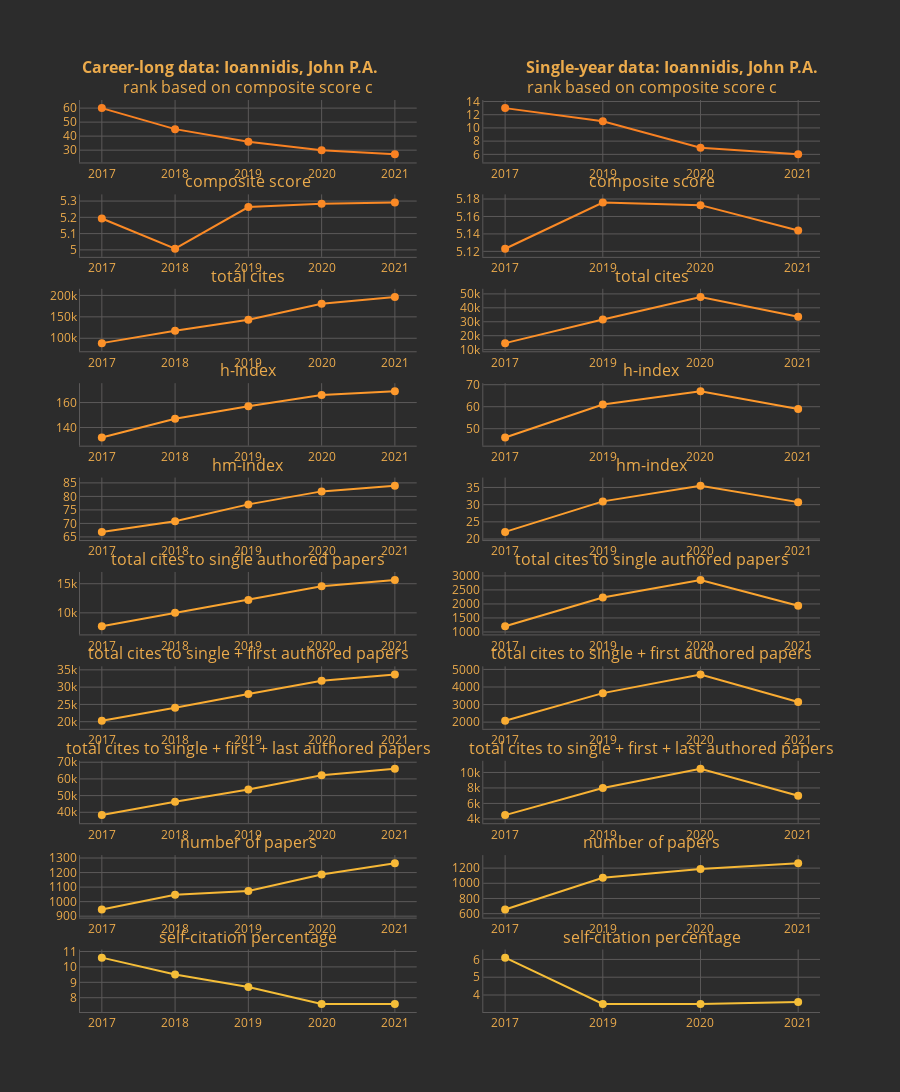

Here is the notebook cell this chart was saved with:
### Code cell
#| label: fig3cell
from Dash_client import TwoPercentersClient
import plotly.io as pio
pio.renderers.default = "plotly_mimetype"
client = TwoPercentersClient()
client.interactive_author_vs_career_plot()

### Figure 1 — Plotly figure (JSON) as saved in the notebook; plotly's stock layout.template omitted (floating-point values rounded to 4 significant figures)
{"data": [{"hovertemplate": "Year: %{x}<br>Value: %{y}<extra></extra>", "line": {"color": "rgb(249, 129, 34)", "width": 2}, "marker": {"color": "rgb(249, 129, 34)", "size": 8}, "mode": "lines+markers", "name": "Career_rank", "showlegend": false, "type": "scatter", "x": ["2017", "2018", "2019", "2020", "2021"], "xaxis": "x", "y": [60.0, 45.0, 36.0, 30.0, 27.0], "yaxis": "y"}, {"hovertemplate": "Year: %{x}<br>Value: %{y}<extra></extra>", "line": {"color": "rgb(249, 129, 34)", "width": 2}, "marker": {"color": "rgb(249, 129, 34)", "size": 8}, "mode": "lines+markers", "name": "SingleYear_rank", "showlegend": false, "type": "scatter", "x": ["2017", "2019", "2020", "2021"], "xaxis": "x2", "y": [13.0, 11.0, 7.0, 6.0], "yaxis": "y2"}, {"hovertemplate": "Year: %{x}<br>Value: %{y}<extra></extra>", "line": {"color": "rgb(250, 137, 37)", "width": 2}, "marker": {"color": "rgb(250, 137, 37)", "size": 8}, "mode": "lines+markers", "name": "Career_c", "showlegend": false, "type": "scatter", "x": ["2017", "2018", "2019", "2020", "2021"], "xaxis": "x3", "y": [5.193, 5.007, 5.263, 5.283, 5.291], "yaxis": "y3"}, {"hovertemplate": "Year: %{x}<br>Value: %{y}<extra></extra>", "line": {"color": "rgb(250, 137, 37)", "width": 2}, "marker": {"color": "rgb(250, 137, 37)", "size": 8}, "mode": "lines+markers", "name": "SingleYear_c", "showlegend": false, "type": "scatter", "x": ["2017", "2019", "2020", "2021"], "xaxis": "x4", "y": [5.123, 5.176, 5.173, 5.144], "yaxis": "y4"}, {"hovertemplate": "Year: %{x}<br>Value: %{y}<extra></extra>", "line": {"color": "rgb(252, 145, 41)", "width": 2}, "marker": {"color": "rgb(252, 145, 41)", "size": 8}, "mode": "lines+markers", "name": "Career_nc", "showlegend": false, "type": "scatter", "x": ["2017", "2018", "2019", "2020", "2021"], "xaxis": "x5", "y": [88630.0, 117500.0, 143000.0, 180700.0, 196500.0], "yaxis": "y5"}, {"hovertemplate": "Year: %{x}<br>Value: %{y}<extra></extra>", "line": {"color": "rgb(252, 145, 41)", "width": 2}, "marker": {"color": "rgb(252, 145, 41)", "size": 8}, "mode": "lines+markers", "name": "SingleYear_nc", "showlegend": false, "type": "scatter", "x": ["2017", "2019", "2020", "2021"], "xaxis": "x6", "y": [14660.0, 31640.0, 47830.0, 33660.0], "yaxis": "y6"}, {"hovertemplate": "Year: %{x}<br>Value: %{y}<extra></extra>", "line": {"color": "rgb(254, 153, 44)", "width": 2}, "marker": {"color": "rgb(254, 153, 44)", "size": 8}, "mode": "lines+markers", "name": "Career_h", "showlegend": false, "type": "scatter", "x": ["2017", "2018", "2019", "2020", "2021"], "xaxis": "x7", "y": [132.0, 147.0, 157.0, 166.0, 169.0], "yaxis": "y7"}, {"hovertemplate": "Year: %{x}<br>Value: %{y}<extra></extra>", "line": {"color": "rgb(254, 153, 44)", "width": 2}, "marker": {"color": "rgb(254, 153, 44)", "size": 8}, "mode": "lines+markers", "name": "SingleYear_h", "showlegend": false, "type": "scatter", "x": ["2017", "2019", "2020", "2021"], "xaxis": "x8", "y": [46.0, 61.0, 67.0, 59.0], "yaxis": "y8"}, {"hovertemplate": "Year: %{x}<br>Value: %{y}<extra></extra>", "line": {"color": "rgb(253, 159, 46)", "width": 2}, "marker": {"color": "rgb(253, 159, 46)", "size": 8}, "mode": "lines+markers", "name": "Career_hm", "showlegend": false, "type": "scatter", "x": ["2017", "2018", "2019", "2020", "2021"], "xaxis": "x9", "y": [66.85, 70.83, 77.04, 81.86, 83.96], "yaxis": "y9"}, {"hovertemplate": "Year: %{x}<br>Value: %{y}<extra></extra>", "line": {"color": "rgb(253, 159, 46)", "width": 2}, "marker": {"color": "rgb(253, 159, 46)", "size": 8}, "mode": "lines+markers", "name": "SingleYear_hm", "showlegend": false, "type": "scatter", "x": ["2017", "2019", "2020", "2021"], "xaxis": "x10", "y": [22.07, 30.95, 35.51, 30.73], "yaxis": "y10"}, {"hovertemplate": "Year: %{x}<br>Value: %{y}<extra></extra>", "line": {"color": "rgb(251, 165, 48)", "width": 2}, "marker": {"color": "rgb(251, 165, 48)", "size": 8}, "mode": "lines+markers", "name": "Career_ncs", "showlegend": false, "type": "scatter", "x": ["2017", "2018", "2019", "2020", "2021"], "xaxis": "x11", "y": [7689.0, 9999.0, 12190.0, 14580.0, 15630.0], "yaxis": "y11"}, {"hovertemplate": "Year: %{x}<br>Value: %{y}<extra></extra>", "line": {"color": "rgb(251, 165, 48)", "width": 2}, "marker": {"color": "rgb(251, 165, 48)", "size": 8}, "mode": "lines+markers", "name": "SingleYear_ncs", "showlegend": false, "type": "scatter", "x": ["2017", "2019", "2020", "2021"], "xaxis": "x12", "y": [1202.0, 2228.0, 2851.0, 1934.0], "yaxis": "y12"}, {"hovertemplate": "Year: %{x}<br>Value: %{y}<extra></extra>", "line": {"color": "rgb(250, 172, 50)", "width": 2}, "marker": {"color": "rgb(250, 172, 50)", "size": 8}, "mode": "lines+markers", "name": "Career_ncsf", "showlegend": false, "type": "scatter", "x": ["2017", "2018", "2019", "2020", "2021"], "xaxis": "x13", "y": [20290.0, 24030.0, 27990.0, 31860.0, 33660.0], "yaxis": "y13"}, {"hovertemplate": "Year: %{x}<br>Value: %{y}<extra></extra>", "line": {"color": "rgb(250, 172, 50)", "width": 2}, "marker": {"color": "rgb(250, 172, 50)", "size": 8}, "mode": "lines+markers", "name": "SingleYear_ncsf", "showlegend": false, "type": "scatter", "x": ["2017", "2019", "2020", "2021"], "xaxis": "x14", "y": [2081.0, 3651.0, 4713.0, 3149.0], "yaxis": "y14"}, {"hovertemplate": "Year: %{x}<br>Value: %{y}<extra></extra>", "line": {"color": "rgb(248, 178, 52)", "width": 2}, "marker": {"color": "rgb(248, 178, 52)", "size": 8}, "mode": "lines+markers", "name": "Career_ncsfl", "showlegend": false, "type": "scatter", "x": ["2017", "2018", "2019", "2020", "2021"], "xaxis": "x15", "y": [38310.0, 46360.0, 53710.0, 62140.0, 66020.0], "yaxis": "y15"}, {"hovertemplate": "Year: %{x}<br>Value: %{y}<extra></extra>", "line": {"color": "rgb(248, 178, 52)", "width": 2}, "marker": {"color": "rgb(248, 178, 52)", "size": 8}, "mode": "lines+markers", "name": "SingleYear_ncsfl", "showlegend": false, "type": "scatter", "x": ["2017", "2019", "2020", "2021"], "xaxis": "x16", "y": [4494.0, 7982.0, 10460.0, 6998.0], "yaxis": "y16"}, {"hovertemplate": "Year: %{x}<br>Value: %{y}<extra></extra>", "line": {"color": "rgb(247, 184, 54)", "width": 2}, "marker": {"color": "rgb(247, 184, 54)", "size": 8}, "mode": "lines+markers", "name": "Career_np", "showlegend": false, "type": "scatter", "x": ["2017", "2018", "2019", "2020", "2021"], "xaxis": "x17", "y": [946.0, 1048.0, 1073.0, 1187.0, 1264.0], "yaxis": "y17"}, {"hovertemplate": "Year: %{x}<br>Value: %{y}<extra></extra>", "line": {"color": "rgb(247, 184, 54)", "width": 2}, "marker": {"color": "rgb(247, 184, 54)", "size": 8}, "mode": "lines+markers", "name": "SingleYear_np", "showlegend": false, "type": "scatter", "x": ["2017", "2019", "2020", "2021"], "xaxis": "x18", "y": [655.0, 1073.0, 1187.0, 1264.0], "yaxis": "y18"}, {"hovertemplate": "Year: %{x}<br>Value: %{y}<extra></extra>", "line": {"color": "rgb(245, 190, 56)", "width": 2}, "marker": {"color": "rgb(245, 190, 56)", "size": 8}, "mode": "lines+markers", "name": "Career_self%", "showlegend": false, "type": "scatter", "x": ["2017", "2018", "2019", "2020", "2021"], "xaxis": "x19", "y": [10.6, 9.5, 8.7, 7.6, 7.6], "yaxis": "y19"}, {"hovertemplate": "Year: %{x}<br>Value: %{y}<extra></extra>", "line": {"color": "rgb(245, 190, 56)", "width": 2}, "marker": {"color": "rgb(245, 190, 56)", "size": 8}, "mode": "lines+markers", "name": "SingleYear_self%", "showlegend": false, "type": "scatter", "x": ["2017", "2019", "2020", "2021"], "xaxis": "x20", "y": [6.1, 3.5, 3.5, 3.6], "yaxis": "y20"}], "layout": {"annotations": [{"font": {"size": 16}, "showarrow": false, "text": "rank based on composite score c", "x": 0.2275, "xanchor": "center", "xref": "paper", "y": 1, "yanchor": "bottom", "yref": "paper"}, {"font": {"size": 16}, "showarrow": false, "text": "rank based on composite score c", "x": 0.7725, "xanchor": "center", "xref": "paper", "y": 1, "yanchor": "bottom", "yref": "paper"}, {"font": {"size": 16}, "showarrow": false, "text": "composite score", "x": 0.2275, "xanchor": "center", "xref": "paper", "y": 0.8965, "yanchor": "bottom", "yref": "paper"}, {"font": {"size": 16}, "showarrow": false, "text": "composite score", "x": 0.7725, "xanchor": "center", "xref": "paper", "y": 0.8965, "yanchor": "bottom", "yref": "paper"}, {"font": {"size": 16}, "showarrow": false, "text": "total cites", "x": 0.2275, "xanchor": "center", "xref": "paper", "y": 0.793, "yanchor": "bottom", "yref": "paper"}, {"font": {"size": 16}, "showarrow": false, "text": "total cites", "x": 0.7725, "xanchor": "center", "xref": "paper", "y": 0.793, "yanchor": "bottom", "yref": "paper"}, {"font": {"size": 16}, "showarrow": false, "text": "h-index", "x": 0.2275, "xanchor": "center", "xref": "paper", "y": 0.6895, "yanchor": "bottom", "yref": "paper"}, {"font": {"size": 16}, "showarrow": false, "text": "h-index", "x": 0.7725, "xanchor": "center", "xref": "paper", "y": 0.6895, "yanchor": "bottom", "yref": "paper"}, {"font": {"size": 16}, "showarrow": false, "text": "hm-index", "x": 0.2275, "xanchor": "center", "xref": "paper", "y": 0.586, "yanchor": "bottom", "yref": "paper"}, {"font": {"size": 16}, "showarrow": false, "text": "hm-index", "x": 0.7725, "xanchor": "center", "xref": "paper", "y": 0.586, "yanchor": "bottom", "yref": "paper"}, {"font": {"size": 16}, "showarrow": false, "text": "total cites to single authored papers", "x": 0.2275, "xanchor": "center", "xref": "paper", "y": 0.4825, "yanchor": "bottom", "yref": "paper"}, {"font": {"size": 16}, "showarrow": false, "text": "total cites to single authored papers", "x": 0.7725, "xanchor": "center", "xref": "paper", "y": 0.4825, "yanchor": "bottom", "yref": "paper"}, {"font": {"size": 16}, "showarrow": false, "text": "total cites to single + first authored papers", "x": 0.2275, "xanchor": "center", "xref": "paper", "y": 0.379, "yanchor": "bottom", "yref": "paper"}, {"font": {"size": 16}, "showarrow": false, "text": "total cites to single + first authored papers", "x": 0.7725, "xanchor": "center", "xref": "paper", "y": 0.379, "yanchor": "bottom", "yref": "paper"}, {"font": {"size": 16}, "showarrow": false, "text": "total cites to single + first + last authored papers", "x": 0.2275, "xanchor": "center", "xref": "paper", "y": 0.2755, "yanchor": "bottom", "yref": "paper"}, {"font": {"size": 16}, "showarrow": false, "text": "total cites to single + first + last authored papers", "x": 0.7725, "xanchor": "center", "xref": "paper", "y": 0.2755, "yanchor": "bottom", "yref": "paper"}, {"font": {"size": 16}, "showarrow": false, "text": "number of papers", "x": 0.2275, "xanchor": "center", "xref": "paper", "y": 0.172, "yanchor": "bottom", "yref": "paper"}, {"font": {"size": 16}, "showarrow": false, "text": "number of papers", "x": 0.7725, "xanchor": "center", "xref": "paper", "y": 0.172, "yanchor": "bottom", "yref": "paper"}, {"font": {"size": 16}, "showarrow": false, "text": "self-citation percentage", "x": 0.2275, "xanchor": "center", "xref": "paper", "y": 0.0685, "yanchor": "bottom", "yref": "paper"}, {"font": {"size": 16}, "showarrow": false, "text": "self-citation percentage", "x": 0.7725, "xanchor": "center", "xref": "paper", "y": 0.0685, "yanchor": "bottom", "yref": "paper"}, {"font": {"size": 16}, "showarrow": false, "text": "<b>Career-long data: Ioannidis, John P.A.</b>", "x": 0, "xref": "paper", "y": 1.05, "yref": "paper"}, {"font": {"size": 16}, "showarrow": false, "text": "<b>Single-year data: Ioannidis, John P.A.</b>", "x": 1, "xref": "paper", "y": 1.05, "yref": "paper"}], "font": {"color": "#ECAB4C"}, "height": 1500, "paper_bgcolor": "#2C2C2C", "plot_bgcolor": "#2C2C2C", "showlegend": false, "width": 900, "xaxis": {"anchor": "y", "domain": [0, 0.455], "gridcolor": "#5b5959", "linecolor": "#5b5959", "zeroline": false}, "xaxis10": {"anchor": "y10", "domain": [0.545, 1], "gridcolor": "#5b5959", "linecolor": "#5b5959", "zeroline": false}, "xaxis11": {"anchor": "y11", "domain": [0, 0.455], "gridcolor": "#5b5959", "linecolor": "#5b5959", "zeroline": false}, "xaxis12": {"anchor": "y12", "domain": [0.545, 1], "gridcolor": "#5b5959", "linecolor": "#5b5959", "zeroline": false}, "xaxis13": {"anchor": "y13", "domain": [0, 0.455], "gridcolor": "#5b5959", "linecolor": "#5b5959", "zeroline": false}, "xaxis14": {"anchor": "y14", "domain": [0.545, 1], "gridcolor": "#5b5959", "linecolor": "#5b5959", "zeroline": false}, "xaxis15": {"anchor": "y15", "domain": [0, 0.455], "gridcolor": "#5b5959", "linecolor": "#5b5959", "zeroline": false}, "xaxis16": {"anchor": "y16", "domain": [0.545, 1], "gridcolor": "#5b5959", "linecolor": "#5b5959", "zeroline": false}, "xaxis17": {"anchor": "y17", "domain": [0, 0.455], "gridcolor": "#5b5959", "linecolor": "#5b5959", "zeroline": false}, "xaxis18": {"anchor": "y18", "domain": [0.545, 1], "gridcolor": "#5b5959", "linecolor": "#5b5959", "zeroline": false}, "xaxis19": {"anchor": "y19", "domain": [0, 0.455], "gridcolor": "#5b5959", "linecolor": "#5b5959", "zeroline": false}, "xaxis2": {"anchor": "y2", "domain": [0.545, 1], "gridcolor": "#5b5959", "linecolor": "#5b5959", "zeroline": false}, "xaxis20": {"anchor": "y20", "domain": [0.545, 1], "gridcolor": "#5b5959", "linecolor": "#5b5959", "zeroline": false}, "xaxis3": {"anchor": "y3", "domain": [0, 0.455], "gridcolor": "#5b5959", "linecolor": "#5b5959", "zeroline": false}, "xaxis4": {"anchor": "y4", "domain": [0.545, 1], "gridcolor": "#5b5959", "linecolor": "#5b5959", "zeroline": false}, "xaxis5": {"anchor": "y5", "domain": [0, 0.455], "gridcolor": "#5b5959", "linecolor": "#5b5959", "zeroline": false}, "xaxis6": {"anchor": "y6", "domain": [0.545, 1], "gridcolor": "#5b5959", "linecolor": "#5b5959", "zeroline": false}, "xaxis7": {"anchor": "y7", "domain": [0, 0.455], "gridcolor": "#5b5959", "linecolor": "#5b5959", "zeroline": false}, "xaxis8": {"anchor": "y8", "domain": [0.545, 1], "gridcolor": "#5b5959", "linecolor": "#5b5959", "zeroline": false}, "xaxis9": {"anchor": "y9", "domain": [0, 0.455], "gridcolor": "#5b5959", "linecolor": "#5b5959", "zeroline": false}, "yaxis": {"anchor": "x", "domain": [0.9315, 1], "gridcolor": "#5b5959", "linecolor": "#5b5959", "zeroline": false}, "yaxis10": {"anchor": "x10", "domain": [0.5175, 0.586], "gridcolor": "#5b5959", "linecolor": "#5b5959", "zeroline": false}, "yaxis11": {"anchor": "x11", "domain": [0.414, 0.4825], "gridcolor": "#5b5959", "linecolor": "#5b5959", "zeroline": false}, "yaxis12": {"anchor": "x12", "domain": [0.414, 0.4825], "gridcolor": "#5b5959", "linecolor": "#5b5959", "zeroline": false}, "yaxis13": {"anchor": "x13", "domain": [0.3105, 0.379], "gridcolor": "#5b5959", "linecolor": "#5b5959", "zeroline": false}, "yaxis14": {"anchor": "x14", "domain": [0.3105, 0.379], "gridcolor": "#5b5959", "linecolor": "#5b5959", "zeroline": false}, "yaxis15": {"anchor": "x15", "domain": [0.207, 0.2755], "gridcolor": "#5b5959", "linecolor": "#5b5959", "zeroline": false}, "yaxis16": {"anchor": "x16", "domain": [0.207, 0.2755], "gridcolor": "#5b5959", "linecolor": "#5b5959", "zeroline": false}, "yaxis17": {"anchor": "x17", "domain": [0.1035, 0.172], "gridcolor": "#5b5959", "linecolor": "#5b5959", "zeroline": false}, "yaxis18": {"anchor": "x18", "domain": [0.1035, 0.172], "gridcolor": "#5b5959", "linecolor": "#5b5959", "zeroline": false}, "yaxis19": {"anchor": "x19", "domain": [0, 0.0685], "gridcolor": "#5b5959", "linecolor": "#5b5959", "zeroline": false}, "yaxis2": {"anchor": "x2", "domain": [0.9315, 1], "gridcolor": "#5b5959", "linecolor": "#5b5959", "zeroline": false}, "yaxis20": {"anchor": "x20", "domain": [0, 0.0685], "gridcolor": "#5b5959", "linecolor": "#5b5959", "zeroline": false}, "yaxis3": {"anchor": "x3", "domain": [0.828, 0.8965], "gridcolor": "#5b5959", "linecolor": "#5b5959", "zeroline": false}, "yaxis4": {"anchor": "x4", "domain": [0.828, 0.8965], "gridcolor": "#5b5959", "linecolor": "#5b5959", "zeroline": false}, "yaxis5": {"anchor": "x5", "domain": [0.7245, 0.793], "gridcolor": "#5b5959", "linecolor": "#5b5959", "zeroline": false}, "yaxis6": {"anchor": "x6", "domain": [0.7245, 0.793], "gridcolor": "#5b5959", "linecolor": "#5b5959", "zeroline": false}, "yaxis7": {"anchor": "x7", "domain": [0.621, 0.6895], "gridcolor": "#5b5959", "linecolor": "#5b5959", "zeroline": false}, "yaxis8": {"anchor": "x8", "domain": [0.621, 0.6895], "gridcolor": "#5b5959", "linecolor": "#5b5959", "zeroline": false}, "yaxis9": {"anchor": "x9", "domain": [0.5175, 0.586], "gridcolor": "#5b5959", "linecolor": "#5b5959", "zeroline": false}}}
